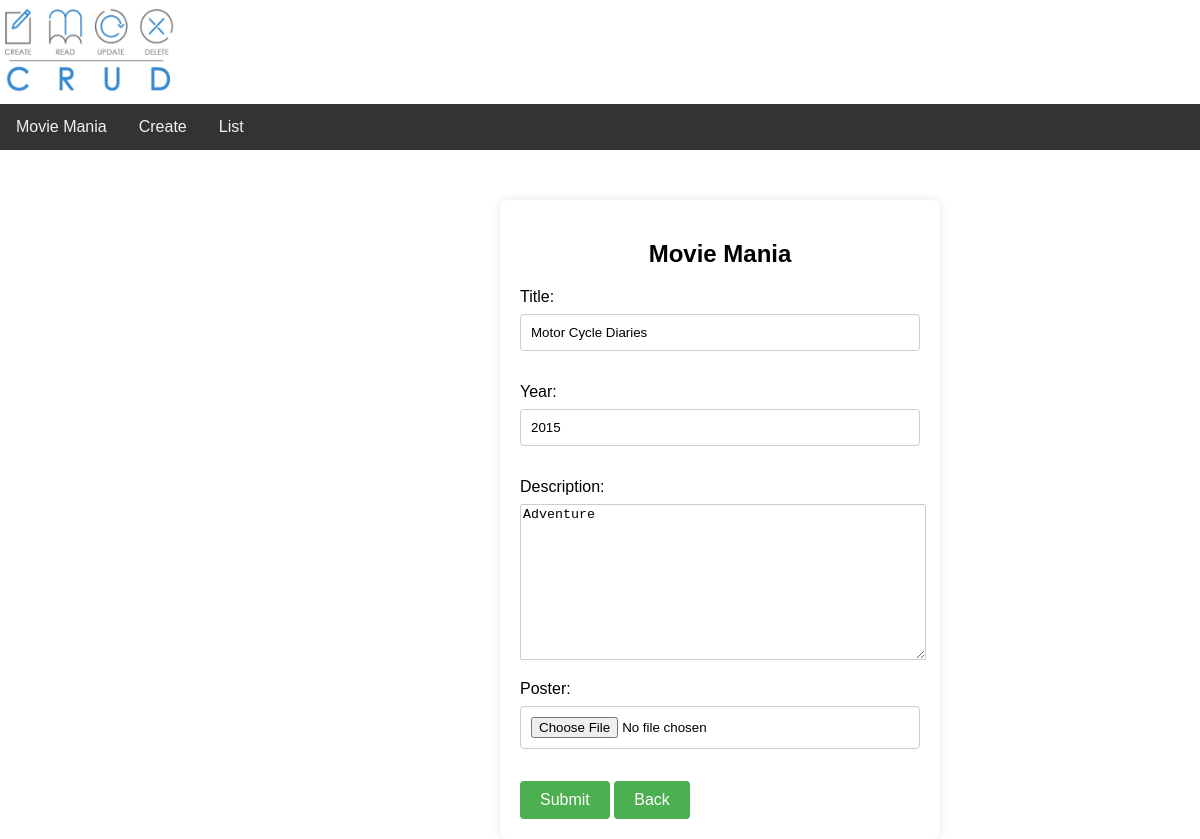
The app's page /edit/12 with its own data.
### myapp/models.py (models this page shows, shortened)
class MovieInfo(models.Model):
    title=models.CharField(max_length=250)
    year=models.IntegerField(null=True)
    description=models.TextField()
    poster=models.ImageField(upload_to='images/',null=True)

### myapp/views.py (the view)
# urls.py: path('edit/<pk>', views.edit,name='edit'),
def edit(request,pk):
        instance_to_be_edited=MovieInfo.objects.get(pk=pk)
        if request.POST:
             frm=MovieForm(request.POST,instance=instance_to_be_edited)
             if frm.is_valid():
                      instance_to_be_edited.save()
        else:
             frm=MovieForm(instance=instance_to_be_edited)
        return render(request,'create.html',{'frm':frm})

### myapp/forms.py
class MovieForm(ModelForm):
    class Meta:
        model = MovieInfo
        fields = '__all__'

### templates/create.html (shortened to what this page needs)
<!DOCTYPE html>
<html lang="en">
<head>
</head>
<body>
    {% extends 'blank_layout.html'%}
    {% block content %}
    <form method="post" enctype="multipart/form-data">
        <center>
            <h2>Movie Mania</h2>
        </center>
        {{frm.as_p}}
        <button type="submit">Submit</button>
        <button>
            <a href="{% url 'list'%}">Back</a>
        </button>
    </form>
    {% endblock content %}

### templates/create.html (style rules this page uses)
body { height: 800px; }
textarea { width: 100%; border: 1px solid #ccc; border-radius: 2px; }
form { margin: 50px 100px 0px 500px; background-color: #fff; padding: 20px; border-radius: 8px; box-shadow: 0 0 10px rgba(0, 0, 0, 0.1); width: 100%; max-width: 400px; }
label { display: block; margin-bottom: 8px; }
input { width: 100%; padding: 10px; margin-bottom: 16px; box-sizing: border-box; border: 1px solid #ccc; border-radius: 4px; }
button { background-color: #4caf50; color: #fff; padding: 10px 20px; border: none; border-radius: 4px; cursor: pointer; font-size: 16px; }
button a { color: white; text-decoration: none; }

### templates/menu.html (style rules this page uses)
body { font-family: Arial, sans-serif; margin: 0; padding: 0; box-sizing: border-box; }

### records on screen
MovieInfo: title "Motor Cycle Diaries", year "2015", description "Adventure"
